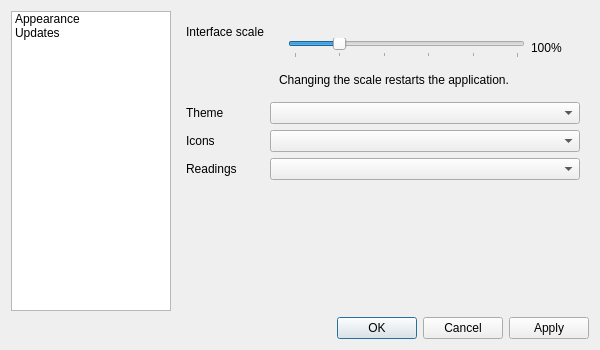
<?xml version="1.0" encoding="UTF-8"?>
<ui version="4.0">
 <class>SettingsDialog</class>
 <widget class="QDialog" name="SettingsDialog">
  <property name="geometry">
   <rect>
    <x>0</x>
    <y>0</y>
    <width>600</width>
    <height>350</height>
   </rect>
  </property>
  <property name="minimumSize">
   <size>
    <width>600</width>
    <height>350</height>
   </size>
  </property>
  <property name="windowTitle">
   <string>Settings</string>
  </property>
  <layout class="QVBoxLayout" name="verticalLayout">
   <item>
    <layout class="QHBoxLayout" name="contentRow">
     <item>
      <widget class="QListWidget" name="categoryList">
       <property name="maximumSize">
        <size>
         <width>160</width>
         <height>16777215</height>
        </size>
       </property>
       <item>
        <property name="text">
         <string>Appearance</string>
        </property>
       </item>
       <item>
        <property name="text">
         <string>Updates</string>
        </property>
       </item>
      </widget>
     </item>
     <item>
      <widget class="QStackedWidget" name="settingsStack">
       <widget class="QWidget" name="appearancePage">
        <layout class="QVBoxLayout" name="appearanceLayout">
         <item>
          <layout class="QFormLayout" name="formLayout">
           <item row="0" column="0">
            <widget class="QLabel" name="scaleLabel">
             <property name="text">
              <string>Interface scale</string>
             </property>
            </widget>
           </item>
           <item row="0" column="1">
            <widget class="QWidget" name="verticalWidget" native="true">
             <layout class="QVBoxLayout" name="verticalLayout_3">
              <item>
               <widget class="QWidget" name="horizontalWidget_2" native="true">
                <layout class="QHBoxLayout" name="horizontalLayout_2">
                 <item>
                  <widget class="QSlider" name="scaleSlider">
                   <property name="minimum">
                    <number>75</number>
                   </property>
                   <property name="maximum">
                    <number>200</number>
                   </property>
                   <property name="singleStep">
                    <number>25</number>
                   </property>
                   <property name="pageStep">
                    <number>25</number>
                   </property>
                   <property name="value">
                    <number>100</number>
                   </property>
                   <property name="orientation">
                    <enum>Qt::Orientation::Horizontal</enum>
                   </property>
                   <property name="tickPosition">
                    <enum>QSlider::TickPosition::TicksBelow</enum>
                   </property>
                   <property name="tickInterval">
                    <number>25</number>
                   </property>
                  </widget>
                 </item>
                 <item>
                  <widget class="QLabel" name="scaleValue">
                   <property name="text">
                    <string>100%</string>
                   </property>
                  </widget>
                 </item>
                </layout>
               </widget>
              </item>
              <item>
               <widget class="QLabel" name="scaleWarning">
                <property name="text">
                 <string>Changing the scale restarts the application.</string>
                </property>
                <property name="wordWrap">
                 <bool>true</bool>
                </property>
               </widget>
              </item>
             </layout>
            </widget>
           </item>
           <item row="1" column="0">
            <widget class="QLabel" name="themeLabel">
             <property name="text">
              <string>Theme</string>
             </property>
            </widget>
           </item>
           <item row="1" column="1">
            <widget class="QComboBox" name="themeCombo">
             <property name="sizePolicy">
              <sizepolicy hsizetype="Expanding" vsizetype="Fixed">
               <horstretch>0</horstretch>
               <verstretch>0</verstretch>
              </sizepolicy>
             </property>
            </widget>
           </item>
           <item row="2" column="0">
            <widget class="QLabel" name="iconsLabel">
             <property name="text">
              <string>Icons</string>
             </property>
            </widget>
           </item>
           <item row="2" column="1">
            <widget class="QComboBox" name="iconsCombo">
             <property name="sizePolicy">
              <sizepolicy hsizetype="Expanding" vsizetype="Fixed">
               <horstretch>0</horstretch>
               <verstretch>0</verstretch>
              </sizepolicy>
             </property>
            </widget>
           </item>
           <item row="3" column="0">
            <widget class="QLabel" name="readingLabel">
             <property name="text">
              <string>Readings</string>
             </property>
            </widget>
           </item>
           <item row="3" column="1">
            <widget class="QComboBox" name="readingCombo">
             <property name="sizePolicy">
              <sizepolicy hsizetype="Expanding" vsizetype="Fixed">
               <horstretch>0</horstretch>
               <verstretch>0</verstretch>
              </sizepolicy>
             </property>
            </widget>
           </item>
          </layout>
         </item>
        </layout>
       </widget>
       <widget class="QWidget" name="updatesPage">
        <layout class="QVBoxLayout" name="updatesLayout">
         <item>
          <widget class="QCheckBox" name="checkUpdatesBox">
           <property name="text">
            <string>Check for updates automatically</string>
           </property>
           <property name="toolTip">
            <string>Check on startup and every hour; uncheck to opt out</string>
           </property>
          </widget>
         </item>
         <item>
          <spacer name="updatesStretch">
           <property name="orientation">
            <enum>Qt::Orientation::Vertical</enum>
           </property>
           <property name="sizeHint" stdset="0">
            <size>
             <width>20</width>
             <height>40</height>
            </size>
           </property>
          </spacer>
         </item>
        </layout>
       </widget>
      </widget>
     </item>
    </layout>
   </item>
   <item>
    <widget class="QDialogButtonBox" name="buttonBox">
     <property name="standardButtons">
      <set>QDialogButtonBox::StandardButton::Apply|QDialogButtonBox::StandardButton::Cancel|QDialogButtonBox::StandardButton::Ok</set>
     </property>
    </widget>
   </item>
  </layout>
 </widget>
 <resources/>
 <connections/>
</ui>
